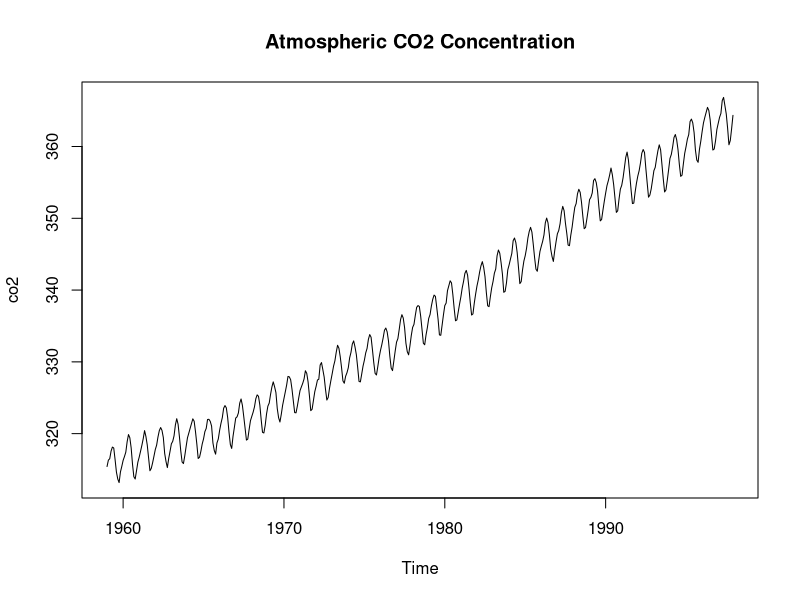
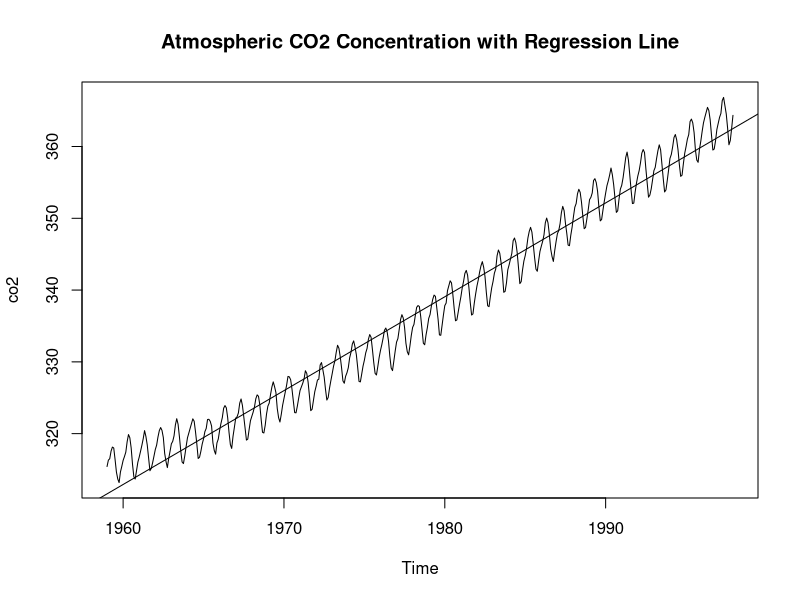
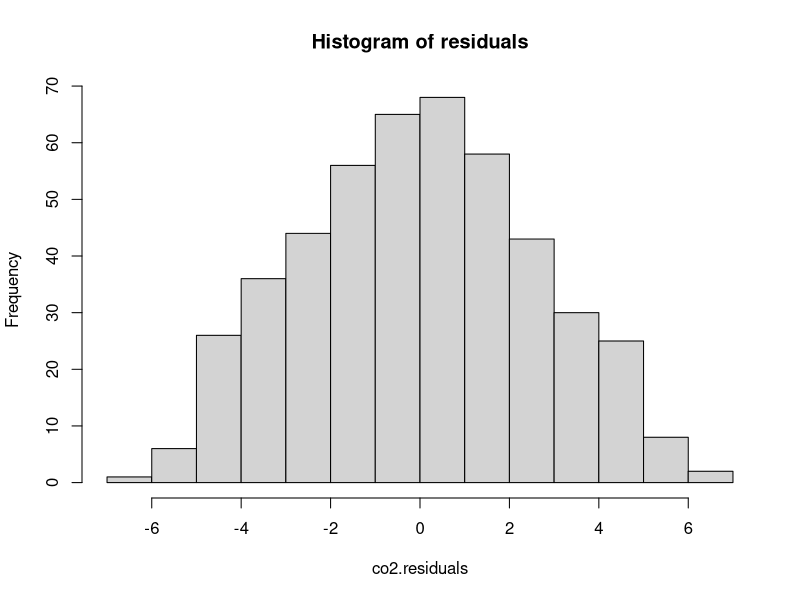
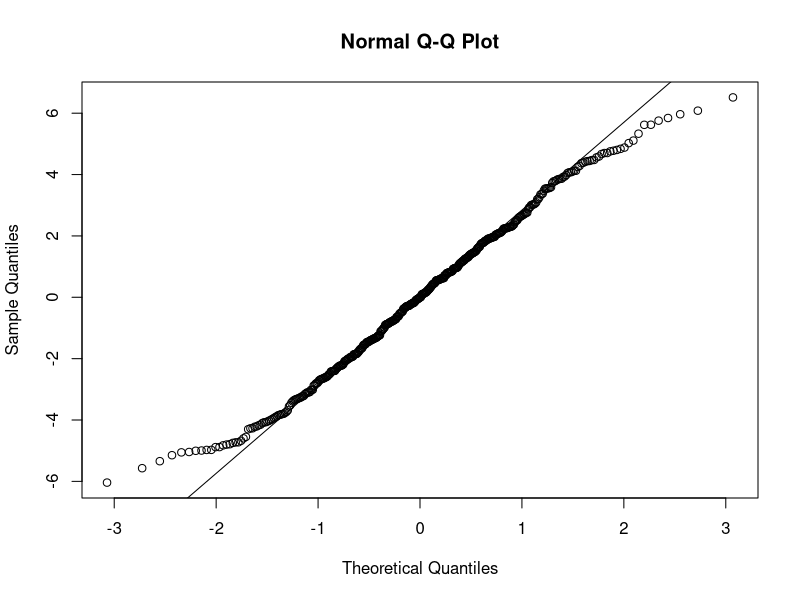
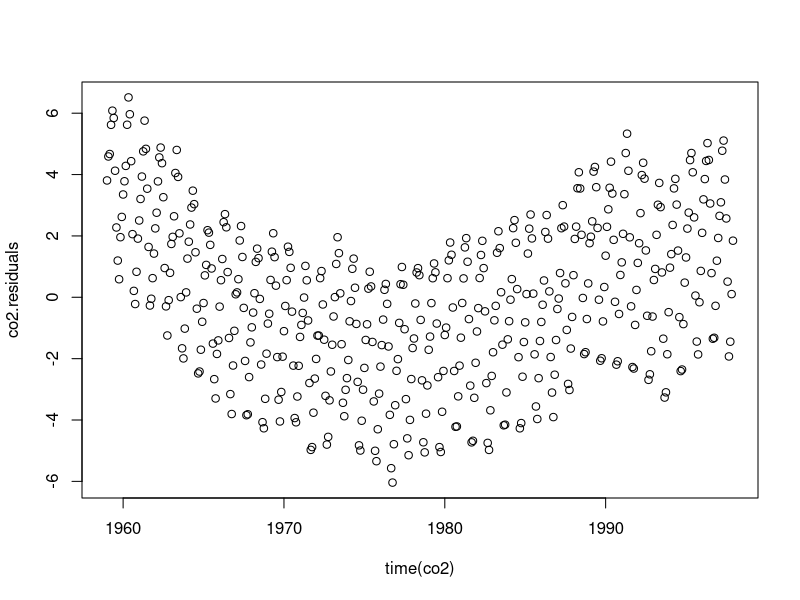
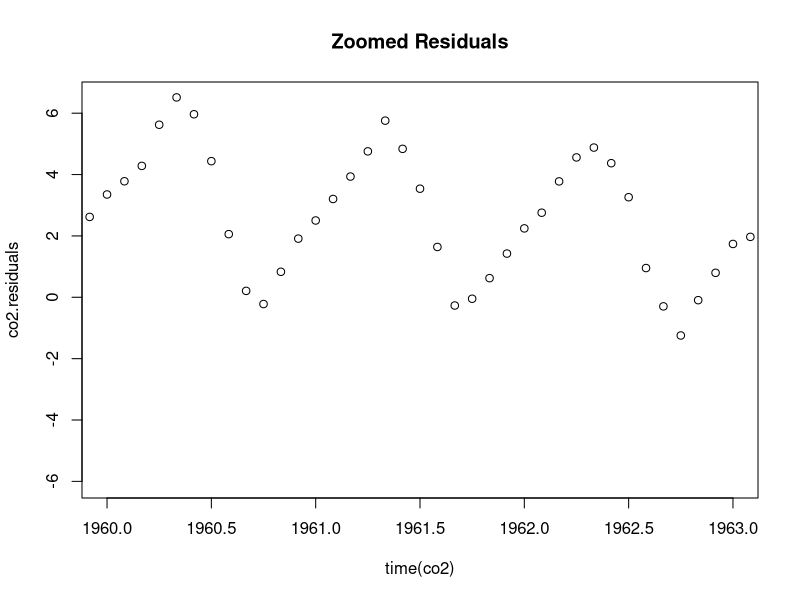

Recreate these plots in R, in order.
# Linear Regression in R

# Mauna Loa CO2 Data - Oscillatory Data
plot(co2, main='Atmospheric CO2 Concentration')

# Response variable: CO2 concentration (linear model plus some noise)
# Assumptions: Errors
# 1. Errors are normally distributed
# 2. Errors have same variance
# 3. Errors are unrelated to each other (independent)

(co2.linear.model = lm(co2~time(co2))) # co2 on time (Response on Predictor)

#Coefficients:
#  (Intercept)    time(co2)  
#  -2249.774      1.307  

# Plotting the regression line
plot(co2, main='Atmospheric CO2 Concentration with Regression Line')
abline(co2.linear.model)

# Plotting the residuals: difference between the observed data of the dependent variable y and the fitted values y
co2.residuals = resid(co2.linear.model)
hist(co2.residuals, main = "Histogram of residuals")

# NOTE: Theoretically the sum of the residuals in a simple linear regression model is 0.

# Quantile Plot - Shows if data is normally distributed or not
qqnorm(co2.residuals)
qqline(co2.residuals)

# Time Plot
plot(co2.residuals~time(co2))
plot(co2.residuals~time(co2), xlim = c(1960,1963), main = "Zoomed Residuals")
